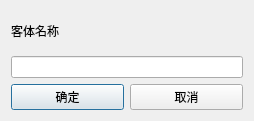
<?xml version="1.0" encoding="UTF-8"?>
<ui version="4.0">
 <class>ReadPower</class>
 <widget class="QDialog" name="ReadPower">
  <property name="geometry">
   <rect>
    <x>0</x>
    <y>0</y>
    <width>254</width>
    <height>121</height>
   </rect>
  </property>
  <property name="windowTitle">
   <string>Dialog</string>
  </property>
  <layout class="QVBoxLayout" name="verticalLayout_2">
   <item>
    <layout class="QVBoxLayout" name="verticalLayout">
     <item>
      <widget class="QLabel" name="label">
       <property name="text">
        <string>客体名称</string>
       </property>
      </widget>
     </item>
     <item>
      <widget class="QLineEdit" name="ObjName"/>
     </item>
     <item>
      <layout class="QHBoxLayout" name="horizontalLayout">
       <item>
        <widget class="QPushButton" name="yesButton">
         <property name="text">
          <string>确定</string>
         </property>
        </widget>
       </item>
       <item>
        <widget class="QPushButton" name="closeButton">
         <property name="text">
          <string>取消</string>
         </property>
        </widget>
       </item>
      </layout>
     </item>
    </layout>
   </item>
  </layout>
 </widget>
 <resources/>
 <connections/>
</ui>
